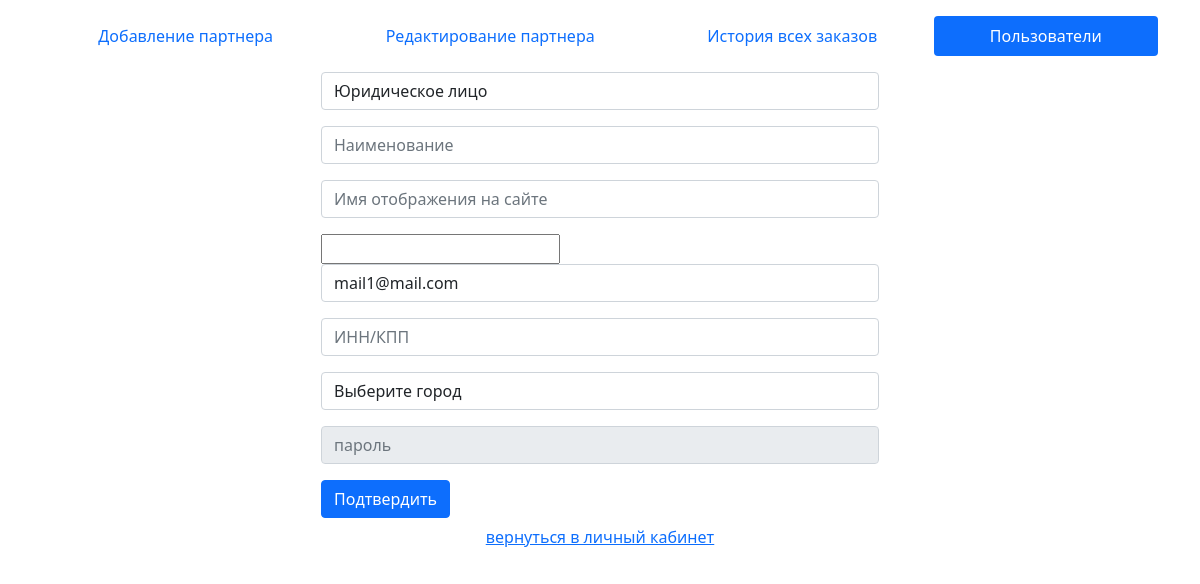
The app's page /edit/mail@mail.com/lk_admin_users_edit/18/ with its own data.
### authapp/models.py (models this page shows)
class CleanspotUser(AbstractBaseUser, PermissionsMixin):
    user_type = models.ForeignKey(
        CleanspotUserType,
        on_delete=models.CASCADE,
        verbose_name='Тип пользователя',
    )
    email = models.EmailField(
        unique=True,
        blank=False,
        verbose_name='E-mail',
    )
    title = models.CharField(
        max_length=128,
        blank=True,
        null=True,
        verbose_name='Имя пользователя',
    )
    name_display_site = models.CharField(
        max_length=128,
        blank=True,
        null=True,
        verbose_name='Имя отображения на сайте',
    )
    inn_kpp = models.CharField(
        max_length=64,
        blank=True,
        verbose_name='ИНН/КПП',
    )
    city = models.ForeignKey(
        Cities,
        on_delete=models.CASCADE,
        null=True,
        blank=True,
        verbose_name='Город',
    )
    EMAIL_FIELD = 'email'
    USERNAME_FIELD = 'email'
    REQUIRED_FIELDS = ['user_type_id']
    is_staff = models.BooleanField(
        verbose_name='Moderator',
        default=False,
        help_text='Определяет разрешение пользователя на вход в административную часть.'
    )
    is_active = models.BooleanField(
        verbose_name='Active',
        default=False,
        help_text='Определяет активен ли пользователь в системе. Снимите флаг, '
                  'вместо удаления пользователя.'
    )
    phone_number = PhoneNumberField(
        blank=True,
        null=True,
        unique=True,
        default=None,
        verbose_name='Номер телефона',)
    created_at = models.DateTimeField(
        auto_now_add=True,
        verbose_name='Дата и время создания',
    )
    updated_at = models.DateTimeField(
        auto_now=True,
        verbose_name='Дата и время изменения',
    )
    activation_key = models.CharField(
        max_length=128,
        blank=True
    )
    activation_key_expires = models.DateTimeField(
        auto_now_add=True,
        blank=True,
        null=True
    )
    objects = CustomUserManager()
    class Meta:
        verbose_name = 'Пользователь'
        verbose_name_plural = 'Пользователи'

### profileapp/views.py (the view)
# urls.py: path('lk_admin_users_edit/<int:pk>/', profileapp.lk_admin_users_edit, name='lk_admin_users_edit'),
def lk_admin_users_edit(request, email, pk):
    if request.method == 'POST':
        edit_form = EditUsersForm(request.POST, instance=CleanspotUser.objects.get(pk=pk))
        if edit_form.is_valid():
            edit_form.save()
            return HttpResponseRedirect(reverse('profileapp:lk_admin_users_list', args=[get_user(email)]))
    else:
        edit_form = EditUsersForm(instance=CleanspotUser.objects.get(pk=pk))
    context = {
        'form': edit_form,
        'lk_admin_menu': lk_admin_menu,
        'user': get_user(email)
    }
    return render(request, 'profileapp/lk_admin_users_edit.html', context)

### profileapp/forms.py
class EditUsersForm(EditCleanerForm):
    user_type = forms.ModelChoiceField(queryset=CleanspotUserType.objects.all().exclude(name='Moderator').
                                       exclude(name='Cleaner'), widget=forms.Select(attrs={
                                        'class': 'form-control mb-3'}),
                                       empty_label='Выберите тип пользователя')

### authapp/models.py (called while the page is built)
    def __str__(self):
        return self.name

    def __str__(self):
        return self.name

### profileapp/services.py (called while the page is built)
def get_user(email):
    user = CleanspotUser.objects.get(email=email)
    return user

### profileapp/templates/profileapp/lk_admin_users_edit.html (shortened to what this page needs)
{% extends 'profileapp/base.html' %}
{% block content %}
<form id="form-edit-users" action="" method="post" enctype="multipart/form-data">
    <div class="mt-3 w-50 mx-auto">
        {{ form.user_type }}
        {{ form.title }}
        {{ form.name_display_site }}
        {{ form.phone_number }}
        {{ form.email }}
        {{ form.inn_kpp }}
        {{ form.city }}
        {{ form.password }}
        <button type="submit" class="btn btn-primary">Подтвердить</button>
    </div>
</form>
{% endblock content%}

### records on screen
CleanspotUser: user_type "Юридическое лицо", email "mail1@mail.com", city "Выберите город"

### other values on screen
{{ value.0 }} "Добавление партнера" "Редактирование партнера" "История всех заказов" "Пользователи"
